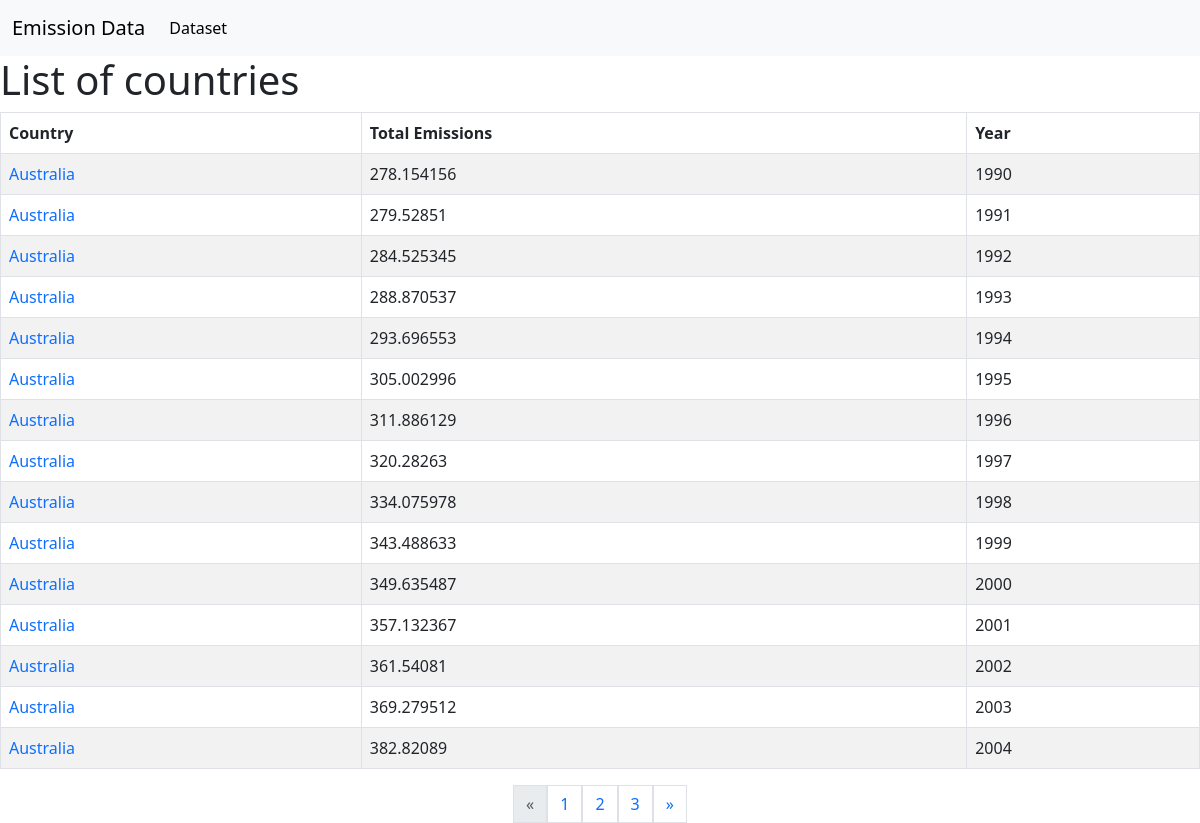
Screenshot of /emission/ with the database file from the repository.
### emissiondataapp/models.py (models this page shows, shortened)
class Country(models.Model):
    name = models.CharField(max_length=255)

### emissiondataapp/views.py (the view)
# urls.py: path('emission/', CountryListView.as_view(), name='country_list'),
class CountryListView(ListView):
    model = Emission
    template_name = 'country_list.html'
    context_object_name = 'emissions'
    paginate_by = 15 # Set the number of objects to be displayed per page
    def get_queryset(self):
        queryset = Emission.objects.annotate(
            country_name=F('country__name')
        ).values('country_id', 'country_name', 'total_emissions', 'year')
        return queryset
    def get_context_data(self, **kwargs):
        context = super().get_context_data(**kwargs)
        context['emissions'] = context['object_list']
        return context

### emissiondataapp/templates/country_list.html (shortened to what this page needs)
{% extends 'base.html' %}
{% block content %}
  <h1>List of countries</h1>
  <table class="table table-bordered table-striped">
    <thead>
      <tr>
        <th>Country</th>
        <th>Total Emissions</th>
        <th>Year</th>
      </tr>
    </thead>
    <tbody>
      {% for emission in page_obj %}
        <tr>
            <td><a href="{% url 'country_detail' pk=emission.country_id %}">{{ emission.country_name }}</a></td>
            <td>{{ emission.total_emissions }}</td>
            <td>{{ emission.year }}</td>
        </tr>
      {% endfor %}
    </tbody>
  </table>
  <div class="pagination justify-content-center">
    {% if page_obj.has_previous %}
      <a class="page-link" href="?page={{ page_obj.previous_page_number }}">&laquo;</a>
    {% else %}
      <span class="page-link disabled">&laquo;</span>
    {% endif %}
    {% for num in page_obj.paginator.page_range %}
      {% if page_obj.number == num %}
        <span class="page-link">{{ num }}</span>
      {% elif num > page_obj.number|add:'-3' and num < page_obj.number|add:'3' %}
        <a class="page-link" href="?page={{ num }}">{{ num }}</a>
      {% endif %}
    {% endfor %}
    {% if page_obj.has_next %}
      <a class="page-link" href="?page={{ page_obj.next_page_number }}">&raquo;</a>
    {% else %}
      <span class="page-link disabled">&raquo;</span>
    {% endif %}
  </div>
{% endblock %}

### emissiondataapp/templates/country_list.html (style rules this page uses)
a { text-decoration: none; }

### rows the page displays
Country: country_name "Australia", total_emissions "278.154156", year "1990", total_emissions "279.52851", year "1991", total_emissions "284.525345", year "1992", total_emissions "288.870537", year "1993", total_emissions "293.696553", year "1994", total_emissions "305.002996", year "1995", total_emissions "311.886129", year "1996", total_emissions "320.28263", year "1997", total_emissions "334.075978", year "1998", total_emissions "343.488633", year "1999", total_emissions "349.635487", year "2000", total_emissions "357.132367", year "2001", total_emissions "361.54081", year "2002", total_emissions "369.279512", year "2003", total_emissions "382.82089", year "2004"

### other values shown
{{ num }} "1"
{{ num }} "2" "3"
